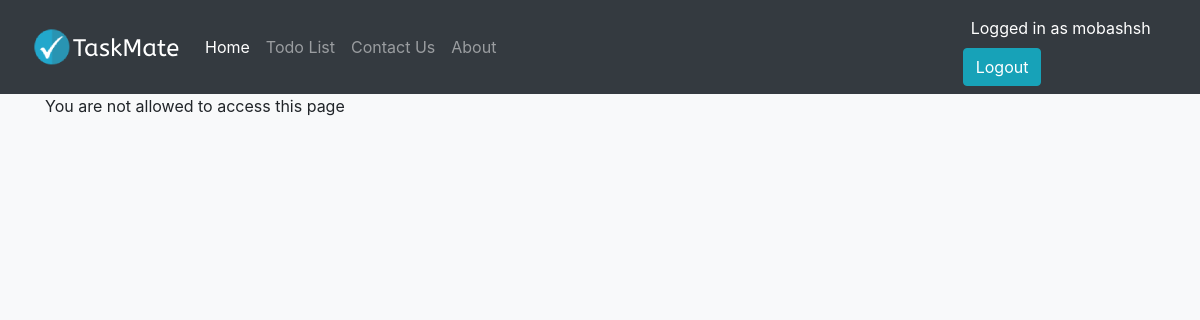
The page /todolist/edit/2 (signed in) on the database as committed earlier.
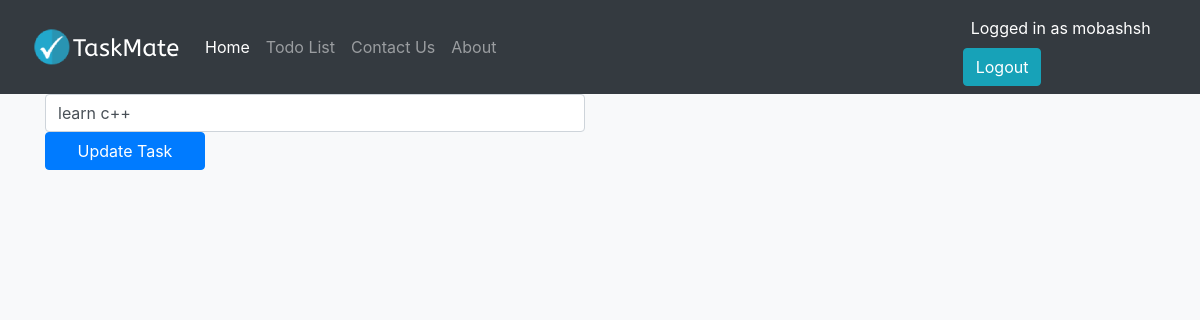
The same page on the database as committed later.
### todolist_app/models.py (models this page shows, shortened)
class TaskList(models.Model):
    manage = models.ForeignKey(User, on_delete=models.CASCADE, default=None)
    task = models.CharField(max_length=300)
    done = models.BooleanField(default=False)

### todolist_app/views.py (the view)
# urls.py: path("edit/<task_id>", views.edit_task, name="edit_task"),
@login_required
def edit_task(request, task_id):
    if request.method == "POST":
        task = TaskList.objects.get(pk=task_id)
        form = TaskForm(request.POST or None, instance=task)
        if form.is_valid():
            form.save()
        messages.success(request, ("Task Edited!"))
        return redirect('todolist')
    else:
        task_obj = TaskList.objects.get(pk=task_id)
        return render(request, 'edit.html', {'task_obj': task_obj})

### todolist_app/templates/edit.html (shortened to what this page needs)
{% extends 'base.html' %}
{% block content %}
<div class="container">
  {% if task_obj.manage == request.user %}
    <form method="POST">
        <div class="row">
          <div class="col-lg-6">
            <input type="text" class="form-control" name="task" placeholder="{{task_obj.task }}" value="{{task_obj.task }}">
          </div>
          <div class="col-lg-6">
          </div>
          <div class="col-lg-2">
            <button type="submit" class="btn btn-primary btn-block">Update Task</button>
          </div>
        </div>
      </form>
    {% else %}
      <p> You are not allowed to access this page</p>
    {% endif %}
  </div>
{% endblock content %}

Rows that differ between the two databases and show on the page:
now on this page (row edited): TaskList: task "learn c++"
changed TaskList: manage_id empty → 1 (drawn)
Other text that changed with them:
text no longer shown: "You are not allowed to access this page"
text now shown: "Update Task"
